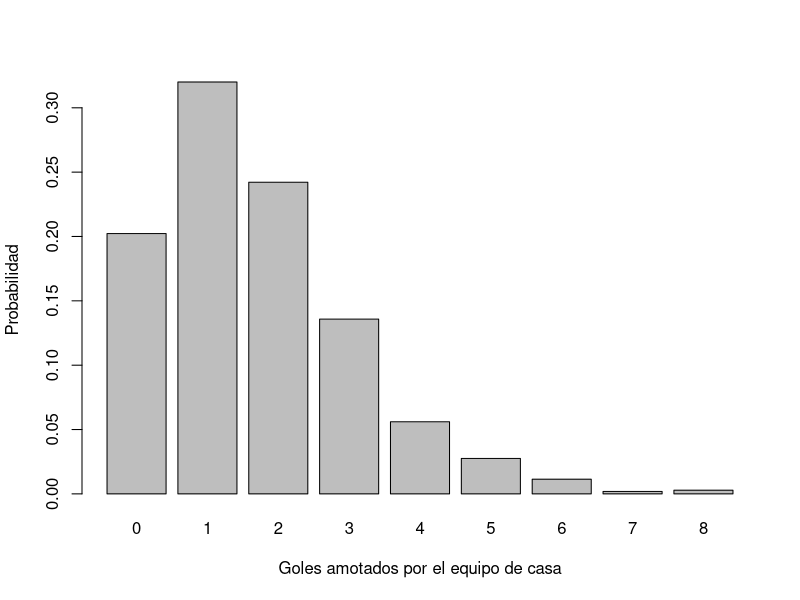
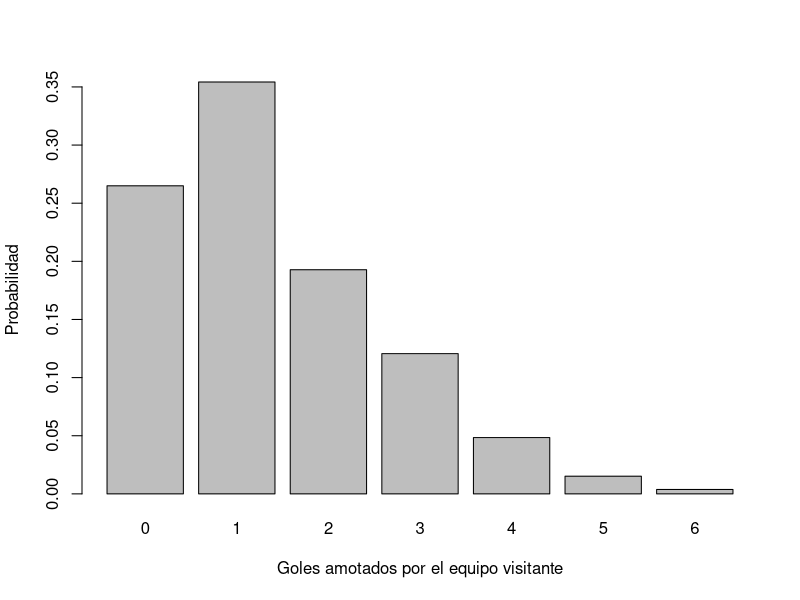
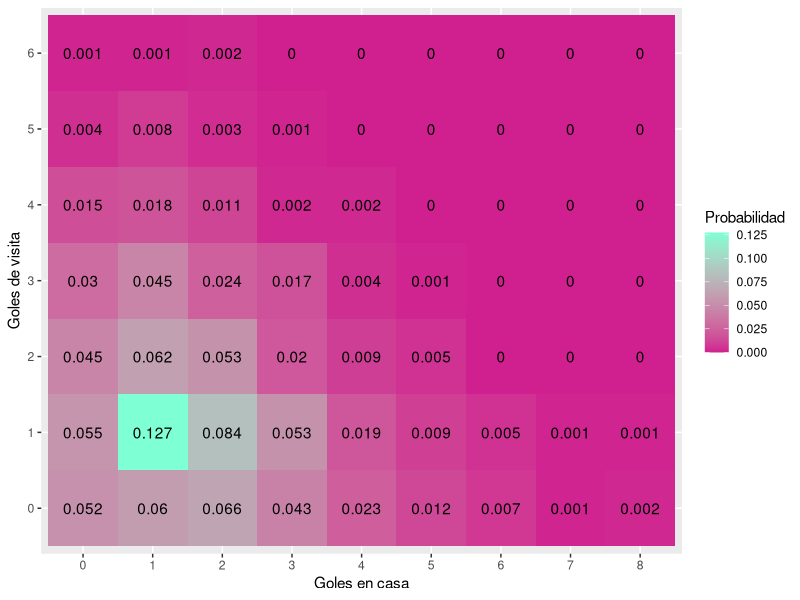

The R script that drew these images, in order:
###
#   Ahora graficaremos probabilidades (estimadas) marginales y conjuntas para el
#   numero de goles que anotan en un partido el equipo de casa o el equipo visitante.
###
setwd("C:/Users/monts/SantanderBEDU/MODULO2/Sesion3/Postwork") 
data <- read.csv("dataSesion2.csv")
data
# 1. Con el ultimo data frame obtenido en el postwork de la sesion 2,
# elabora tablas de frecuencias relativas para estimar las siguientes probabilidades:
library(ggplot2)
attach(data)

# * La probabilidad (marginal) de que el equipo que juega en casa anote x goles (x=0,1,2,)

casa <- prop.table(table(FTHG))

# * La probabilidad (marginal) de que el equipo que juega como visitante anote y goles (y=0,1,2,)

visita <- prop.table(table(FTAG))

# * La probabilidad (conjunta) de que el equipo que juega en casa anote x goles 
#   y el equipo que juega como visitante anote y goles (x=0,1,2,, y=0,1,2,)

goles <- prop.table(table(FTHG,FTAG))
dat <- matrix(rnorm(100, 3, 1), ncol=10)
class(dat)

# 2. Realiza lo siguiente:

# * Un grafico de barras para las probabilidades marginales estimadas del numero
#   de goles que anota el equipo de casa
barplot(casa, xlab = "Goles amotados por el equipo de casa", ylab = "Probabilidad")
# * Un grafico de barras para las probabilidades marginales estimadas del numero
#   de goles que anota el equipo visitante.
barplot(visita, xlab = "Goles amotados por el equipo visitante", ylab = "Probabilidad")
# * Un HeatMap para las probabilidades conjuntas estimadas de los numeros de 
#   goles que anotan el equipo de casa y el equipo visitante en un partido.
goles <- as.data.frame(goles)
p <- ggplot(goles, aes(FTHG, FTAG)) +
        geom_tile(aes(fill = Freq)) +
        geom_text(aes(label = round(Freq, 3))) + 
        scale_fill_continuous(low = "violetred", high = "aquamarine")
p <- p + labs(x  = "Goles en casa")
p <- p + labs(y = "Goles de visita")
p <- p + labs(fill = "Probabilidad")
p
detach(data)
